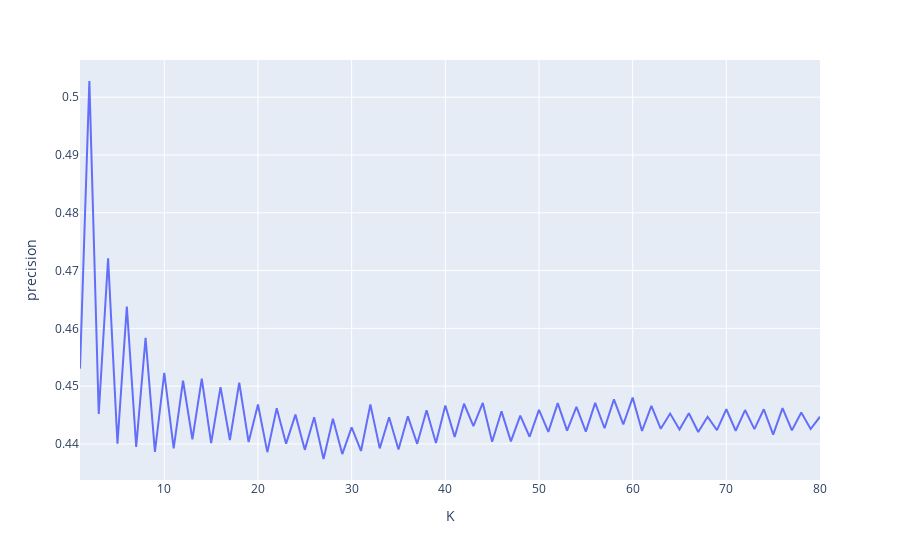

Write notebook code for a chart like this one.
### Code cell
fig = px.line(precision_result, x = 'K', y = 'precision')
fig.show()

### Figure 1 — Plotly figure (JSON) as saved in the notebook; plotly's stock layout.template omitted (floating-point values rounded to 4 significant figures)
{"data": [{"hovertemplate": "K=%{x}<br>precision=%{y}<extra></extra>", "legendgroup": "", "line": {"color": "#636efa", "dash": "solid"}, "marker": {"symbol": "circle"}, "mode": "lines", "name": "", "orientation": "v", "showlegend": false, "type": "scatter", "x": [1, 2, 3, 4, 5, 6, 7, 8, 9, 10, 11, 12, 13, 14, 15, 16, 17, 18, 19, 20, 21, 22, 23, 24, 25, 26, 27, 28, 29, 30, 31, 32, 33, 34, 35, 36, 37, 38, 39, 40, 41, 42, 43, 44, 45, 46, 47, 48, 49, 50, 51, 52, 53, 54, 55, 56, 57, 58, 59, 60, 61, 62, 63, 64, 65, 66, 67, 68, 69, 70, 71, 72, 73, 74, 75, 76, 77, 78, 79, 80], "xaxis": "x", "y": [0.453, 0.5028, 0.4452, 0.4721, 0.4401, 0.4638, 0.4395, 0.4584, 0.4386, 0.4523, 0.4392, 0.4509, 0.4408, 0.4513, 0.4402, 0.4498, 0.4407, 0.4506, 0.4403, 0.4468, 0.4386, 0.4462, 0.4401, 0.4451, 0.439, 0.4446, 0.4374, 0.4444, 0.4382, 0.4429, 0.4388, 0.4468, 0.4392, 0.4446, 0.439, 0.4448, 0.44, 0.4458, 0.4402, 0.4466, 0.4412, 0.447, 0.4431, 0.4471, 0.4404, 0.4456, 0.4404, 0.4449, 0.4412, 0.4459, 0.4421, 0.4471, 0.4423, 0.4464, 0.4421, 0.4471, 0.4427, 0.4477, 0.4434, 0.448, 0.4422, 0.4466, 0.4426, 0.4453, 0.4425, 0.4453, 0.4421, 0.4447, 0.4424, 0.446, 0.4423, 0.4459, 0.4426, 0.446, 0.4416, 0.4462, 0.4424, 0.4454, 0.4426, 0.4447], "yaxis": "y"}], "layout": {"legend": {"tracegroupgap": 0}, "margin": {"t": 60}, "xaxis": {"anchor": "y", "domain": [0, 1], "title": {"text": "K"}}, "yaxis": {"anchor": "x", "domain": [0, 1], "title": {"text": "precision"}}}}
